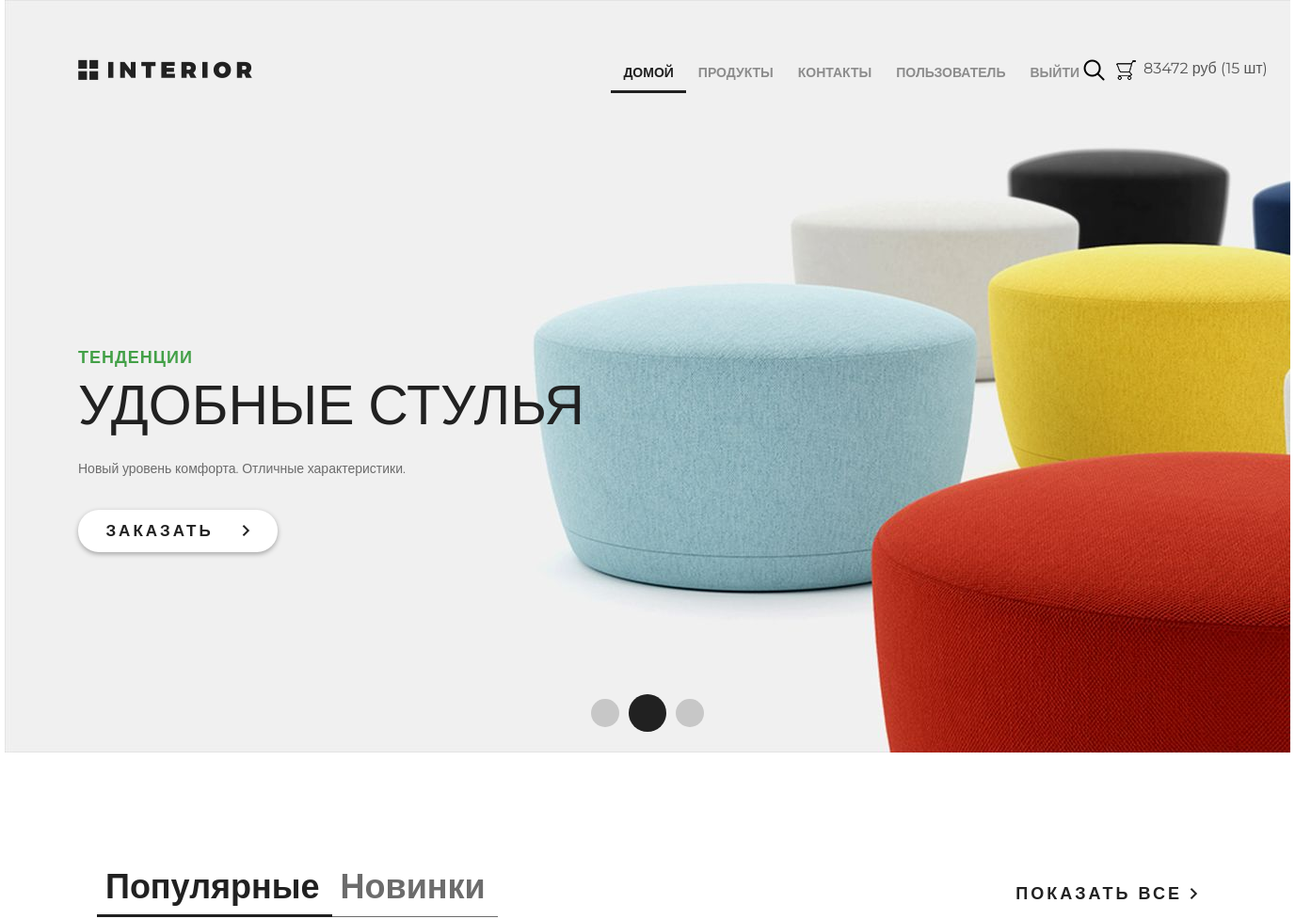
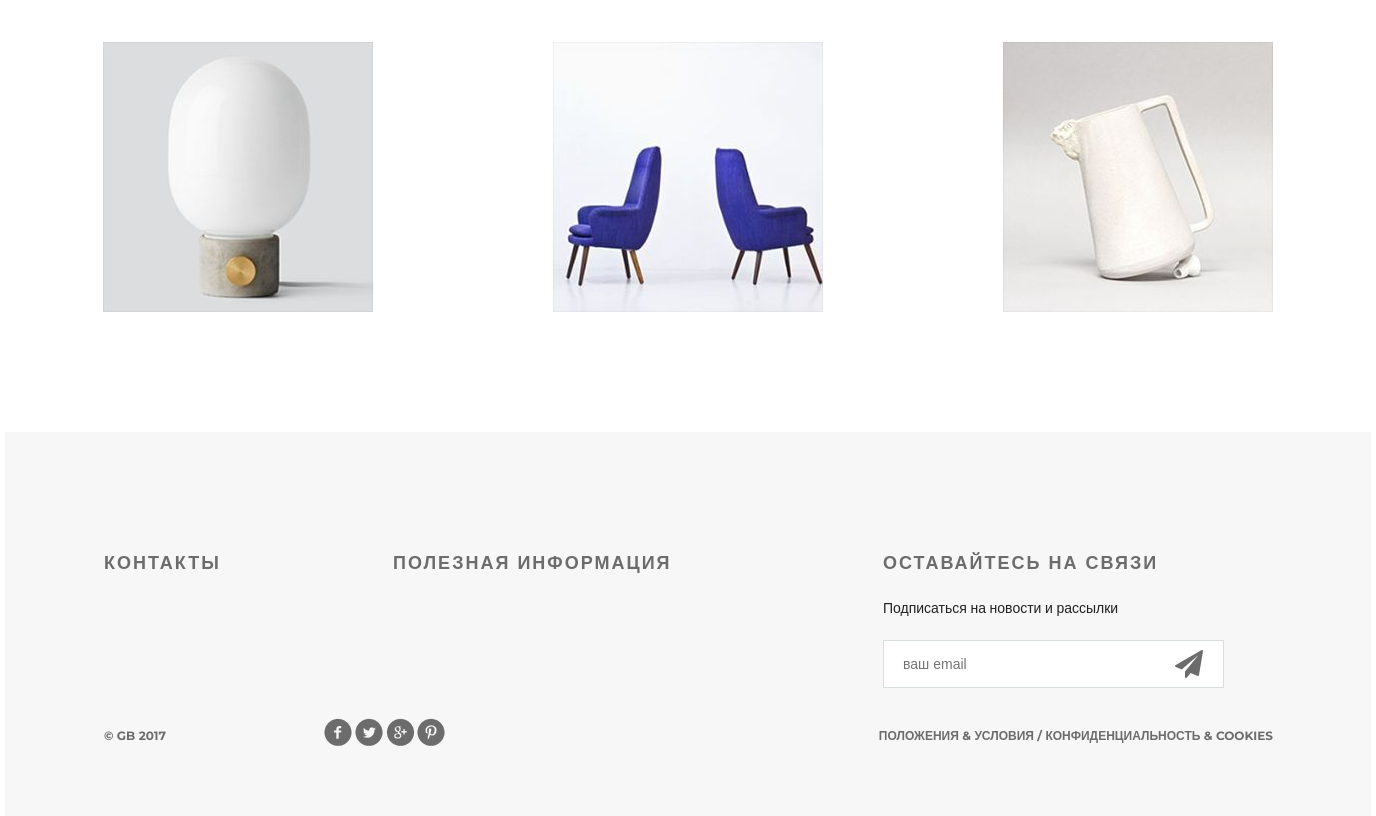
Page / (signed in) on the committed database (2 pictures, top to bottom).
### authapp/models.py (models this page shows)
class ShopUser(AbstractUser):
    SEX_MALE = 'male'
    SEX_FEMALE = 'female'
    SEX_OTHER = 'other'
    SEX_CHOICE = (
        (SEX_MALE, 'Мужской'),
        (SEX_FEMALE, 'Женский'),
        (SEX_OTHER, 'Не указан'),
    )
    avatar = models.ImageField(upload_to='users_avatars', blank=True)   # аватарка
    age = models.PositiveIntegerField(verbose_name='возраст')           # возраст
    sex = models.CharField(max_length=6, choices=SEX_CHOICE, default=SEX_OTHER, verbose_name='Пол')  # male, female

### basketapp/models.py (models this page shows)
class Basket(models.Model):
    user = models.ForeignKey(settings.AUTH_USER_MODEL, on_delete=models.CASCADE, related_name='basket', verbose_name='Пользователь',)
    product = models.ForeignKey(Product, on_delete=models.CASCADE, verbose_name='Продукт',)
    quantity = models.PositiveIntegerField(default=0, verbose_name='Количество',)
    add_datetime = models.DateTimeField(auto_now_add=True, verbose_name='Время добавления')
    @property
    def product_cost(self):
        return self.product.price * self.quantity
    @property
    def total_quantity(self):
        items = Basket.objects.filter(user=self.user)
        total_items_count = sum(list(map(lambda x: x.quantity, items)))
        return total_items_count
    @property
    def total_cost(self):
        items = Basket.objects.filter(user=self.user)
        total_items_cost = sum(list(map(lambda x: x.product_cost, items)))
        return total_items_cost

### mainapp/models.py (models this page shows, shortened)
class Product(models.Model):
    category = models.ForeignKey(ProductCategory, on_delete=models.CASCADE)  # внешний ключ на табличку ProductCategory
    name = models.CharField(verbose_name='имя продукта', max_length=128)
    image = models.ImageField(upload_to='products_images', blank=True)
    short_desc = models.CharField(verbose_name='краткое описание продукта', max_length=60, blank=True)
    description = models.TextField(verbose_name='описание продукта', blank=True)
    price = models.DecimalField(verbose_name='цена продукта', max_digits=8, decimal_places=2, default=0)
    quantity = models.PositiveIntegerField(verbose_name='количество на складе', default=0)

### mainapp/views.py (the view)
# urls.py: path('', mainapp.main, name='main'),                    # корневой url
def main(request):
    title = 'главная'
    products = Product.objects.all()[:3]
    context = {'title': title, 'products': products, 'basket': get_basket(request.user)}
    return render(request, 'mainapp/index.html', context)

### mainapp/views.py (called while the page is built)
def get_basket(user):
    if user.is_authenticated:
        return Basket.objects.filter(user=user)
    else:
        return []

### mainapp/templates/mainapp/index.html (shortened to what this page needs)
{% extends 'mainapp/base.html' %}    # подключение базового шаблона
{% load static %}
{% block menu %}
	<div class="slider">
		<div class="header clearfix">
			<a href="{% url 'main' %}" class="logo"></a>
			{% include 'mainapp/include/inc_main_menu.html' %}
			<a href="#" class="search"></a>
			<a href="#" class="basket"></a>
		</div>
		<div class="text-slider">
			<h3 class="green">тенденции</h3>
			<h3 class="big"> удобные стулья</h3>
			<p>Новый уровень комфорта. Отличные характеристики.</p>
			<a href="#" class="button-order">заказать <img src="{% static 'img/arrow.png' %}" alt=""></a>
		</div>
		<div class="navi">
			<a href="#"></a><a href="#"></a><a href="#"></a>
		</div>
	</div>
{% endblock %}
{% block content %}
	<div class="featured">
		<div class="featured-menu">
			<a class="active" href="#">Популярные</a><a href="#">Новинки</a>
		</div>
		<a class="explore" href="#">показать все <img src="{% static 'img/arrow.png' %}" alt=""></a>
		<div class="clearfix">
		</div>
		<div class="tab-content">
			{% for product in products %}
			<div class="block">
				<a href="#">
					<img src="/media/{{ product.image }}" alt="{{ product.short_desc }}">
				</a>
			</div>
			{% endfor %}
		</div>
	</div>
	<div class="clr"></div>
{% endblock%}

### mainapp/templates/mainapp/include/inc_main_menu.html
<ul class="menu">
    <li>
        <a href="{% url 'main' %}" class={% if request.resolver_match.url_name == 'main' %}active{% endif %}>
        домой
        </a>
    </li>
    <li>
        <a href="{% url 'products:index' %}" class={% if request.resolver_match.namespace == 'products' %}active{% endif %}>
        продукты
        </a>
    </li>
    <li>
        <a href="{% url 'contacts' %}" class={% if request.resolver_match.url_name == 'contacts' %}active{% endif %}>
        контакты
        </a>
    </li>
    {% if user.is_authenticated %}
    <li>
        <a href="{% url 'auth:edit' %}">
            {{ user.first_name|default:'Пользователь' }}
        </a>
    </li>
    {% endif %}
    <li>
        {% if user.is_authenticated %}
        <a href="{% url 'auth:logout' %}">выйти</a>
        {% else %}
        <a href="{% url 'auth:login' %}">войти</a>
        {% endif %}
    </li>
</ul>
<a href="{% url 'basket:view' %}" class="basket">
    <span>
        {% if basket %}
            {{ basket.0.total_cost|floatformat:0 }} руб ({{ basket.0.total_quantity }} шт)
        {% endif %}
    </span>
</a>

### static/css/style.css (style rules this page uses)
* { margin: 0; padding: 0; }
body { font-family: 'Montserrat', sans-serif; }
html, body { height: 100%; }
.clr { height: 384px; }
.slider { height: 800px; background-image: url(/static/img/slider.jpg); padding-left: 78px; padding-right: 211px; position: relative; }
.logo { background-image: url(/static/img/logo.png); margin-top: 63px; width: 185px; height: 22px; float: left; }
.menu { list-style-type: none; margin-top: 67px; float: right; }
.menu li { float: left; }
.menu a { color: #8c8c8c; font-size: 14px; font-weight: 700; text-align: right; text-transform: uppercase; text-decoration: none; padding: 10px 13px; }
.menu .active { color: #212121; font-weight: 700; border-bottom: 3px solid #212121; }
.search { display: block; width: 23px; height: 23px; background-image: url(/static/img/search.png); position: absolute; top: 63px; left: 1146px; }
.basket { display: block; width: 23px; height: 23px; background-image: url(/static/img/basket.png); position: absolute; top: 63px; left: 1180px; text-decoration: none; color: #555; }
.basket span { display: block; margin-left: 30px; width: 150px; }
.clearfix:after { content: ""; display: block; clear: both; }
.text-slider { margin-top: 288px; position: absolute; }
.text-slider p { color: #6c6c6c; font-size: 14px; text-align: left; width: 458px; line-height: 24px; }
.button-order { background-color: #ffffff; box-shadow: 0px 2px 4.85px 0.15px rgba(33, 33, 33, 0.35); width: 212px; height: 45px; display: block; text-transform: uppercase; text-align: center; border-radius: 22px; text-decoration: none; color: #212121; font-size: 17px; font-weight: 700; line-height: 45px; margin-top: 32px; letter-spacing: 3px; }
.button-order img { padding-left: 22px; }
.green { text-transform: uppercase; color: #43a047; font-size: 18px; font-weight: 700; text-align: left; margin-bottom: 22px; line-height: 13px; letter-spacing: 1px; }
.big { color: #212121; font-size: 59px; line-height: 43px; text-transform: uppercase; font-weight: 100; margin-bottom: 34px; }
.navi { position: absolute; bottom: 22px; right: 618px; display: flex; width: 130px; height: 40px; justify-content: space-between; align-items: center; }
.navi a { display: block; width: 30px; height: 30px; border-radius: 50%; background-color: rgba(33, 33, 33, 0.2); float: left; margin: 0px 5px; }
.navi a:nth-child(2) { display: block; width: 40px; height: 40px; border-radius: 50%; background-color: #212121; float: left; margin: 0px; }
.featured { padding-left: 98px; padding-right: 98px; }
.featured-menu { margin-top: 120px; width: 300px; height: 49px; float: left; }
.featured-menu a { color: #6c6c6c; font-size: 36px; font-weight: 700; text-align: left; text-decoration: none; border-bottom: 1px solid #6c6c6c; padding-bottom: 10px; padding-right: 13px; padding-left: 9px; }
.featured-menu .active { font-size: 36px; font-weight: 700; text-align: left; color: #212121; border-bottom: 3px solid #212121; padding-bottom: 8px; }
.explore { text-transform: uppercase; color: #212121; font-size: 18px; font-weight: 700; line-height: 24px; text-align: center; float: right; margin-top: 138px; letter-spacing: 3px; text-decoration: none; }
.tab-content { margin-top: 50px; display: flex; justify-content: space-between; margin-bottom: 120px; }
.tab-content .block { height: 270px; width: 270px; position: relative; }

### rows in the picture
ShopUser: first_name "ПОЛЬЗОВАТЕЛЬ"
Basket: user+product+quantity "83472", user+quantity "15"
Product: image (picture)
Product: image (picture)
Product: image (picture)
